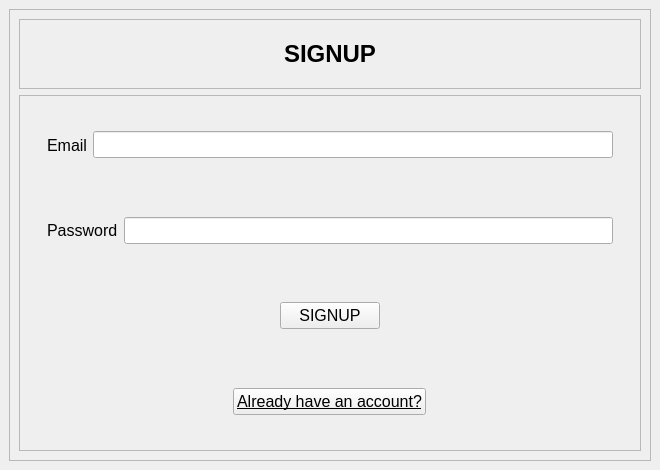
<?xml version="1.0" encoding="UTF-8"?>
<ui version="4.0">
 <class>SIGNUP</class>
 <widget class="QMainWindow" name="SIGNUP">
  <property name="geometry">
   <rect>
    <x>0</x>
    <y>0</y>
    <width>660</width>
    <height>470</height>
   </rect>
  </property>
  <property name="windowTitle">
   <string>MainWindow</string>
  </property>
  <widget class="QWidget" name="centralwidget">
   <layout class="QVBoxLayout" name="verticalLayout">
    <item>
     <widget class="QFrame" name="frame">
      <property name="frameShape">
       <enum>QFrame::StyledPanel</enum>
      </property>
      <property name="frameShadow">
       <enum>QFrame::Raised</enum>
      </property>
      <layout class="QVBoxLayout" name="verticalLayout_2">
       <item alignment="Qt::AlignTop">
        <widget class="QFrame" name="frame_2">
         <property name="minimumSize">
          <size>
           <width>0</width>
           <height>70</height>
          </size>
         </property>
         <property name="frameShape">
          <enum>QFrame::StyledPanel</enum>
         </property>
         <property name="frameShadow">
          <enum>QFrame::Raised</enum>
         </property>
         <layout class="QVBoxLayout" name="verticalLayout_3">
          <item>
           <widget class="QLabel" name="label">
            <property name="font">
             <font>
              <pointsize>18</pointsize>
              <weight>75</weight>
              <bold>true</bold>
             </font>
            </property>
            <property name="text">
             <string>SIGNUP</string>
            </property>
            <property name="alignment">
             <set>Qt::AlignCenter</set>
            </property>
           </widget>
          </item>
         </layout>
        </widget>
       </item>
       <item>
        <widget class="QFrame" name="frame_3">
         <property name="sizePolicy">
          <sizepolicy hsizetype="Preferred" vsizetype="Expanding">
           <horstretch>0</horstretch>
           <verstretch>0</verstretch>
          </sizepolicy>
         </property>
         <property name="font">
          <font>
           <pointsize>12</pointsize>
          </font>
         </property>
         <property name="frameShape">
          <enum>QFrame::StyledPanel</enum>
         </property>
         <property name="frameShadow">
          <enum>QFrame::Raised</enum>
         </property>
         <layout class="QVBoxLayout" name="verticalLayout_4">
          <item>
           <widget class="QWidget" name="widget" native="true">
            <property name="font">
             <font>
              <pointsize>12</pointsize>
             </font>
            </property>
            <layout class="QHBoxLayout" name="horizontalLayout">
             <item>
              <widget class="QWidget" name="widget_5" native="true">
               <layout class="QHBoxLayout" name="horizontalLayout_3">
                <item>
                 <widget class="QLabel" name="email_lbl">
                  <property name="text">
                   <string>Email</string>
                  </property>
                 </widget>
                </item>
                <item>
                 <widget class="QLineEdit" name="email_text"/>
                </item>
               </layout>
              </widget>
             </item>
            </layout>
           </widget>
          </item>
          <item>
           <widget class="QWidget" name="widget_2" native="true">
            <layout class="QHBoxLayout" name="horizontalLayout_2">
             <item>
              <widget class="QWidget" name="widget_6" native="true">
               <property name="font">
                <font>
                 <pointsize>12</pointsize>
                </font>
               </property>
               <layout class="QHBoxLayout" name="horizontalLayout_4">
                <item>
                 <widget class="QLabel" name="pass_lbl">
                  <property name="text">
                   <string>Password</string>
                  </property>
                 </widget>
                </item>
                <item>
                 <widget class="QLineEdit" name="pass_text"/>
                </item>
               </layout>
              </widget>
             </item>
            </layout>
           </widget>
          </item>
          <item alignment="Qt::AlignHCenter">
           <widget class="QWidget" name="widget_4" native="true">
            <layout class="QVBoxLayout" name="verticalLayout_6">
             <item>
              <widget class="QPushButton" name="signup_button">
               <property name="minimumSize">
                <size>
                 <width>100</width>
                 <height>0</height>
                </size>
               </property>
               <property name="text">
                <string>SIGNUP</string>
               </property>
              </widget>
             </item>
            </layout>
           </widget>
          </item>
          <item alignment="Qt::AlignHCenter">
           <widget class="QWidget" name="widget_3" native="true">
            <layout class="QVBoxLayout" name="verticalLayout_5">
             <item>
              <widget class="QPushButton" name="login_button">
               <property name="font">
                <font>
                 <underline>true</underline>
                </font>
               </property>
               <property name="text">
                <string>Already have an account?</string>
               </property>
              </widget>
             </item>
            </layout>
           </widget>
          </item>
         </layout>
        </widget>
       </item>
      </layout>
     </widget>
    </item>
   </layout>
  </widget>
 </widget>
 <resources/>
 <connections/>
</ui>
